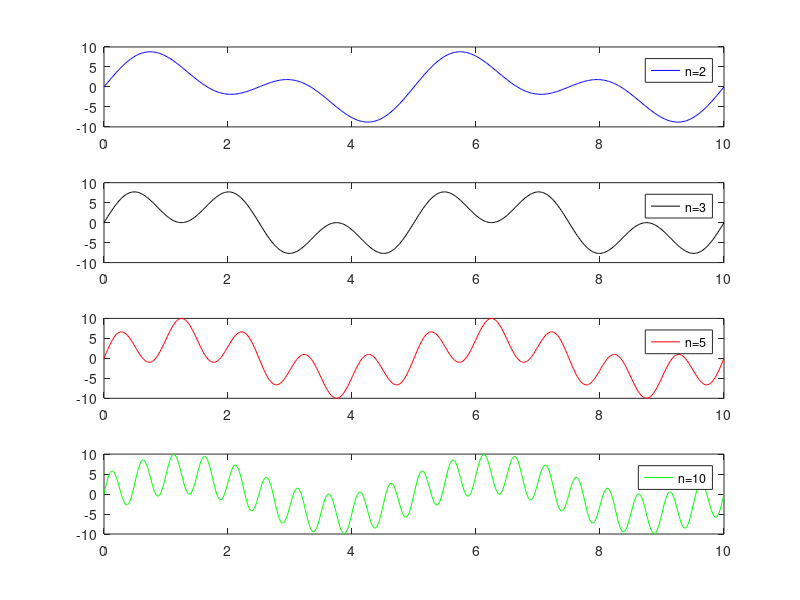

MATLAB code to generate this figure:
clear all;
close all;


% axe des temps
t = linspace(0, 10, 500);

a = 5; % amplitude
f = 100;

% signal 1;
s1 = a*sin(2*pi*f*t);

subplot(4,1,1);
i = 2;
s2 = a*sin(2*pi*f*i*t);
plot(t, s1+s2, ["b;n=" num2str(i) ";"]);

subplot(4,1,2);
i = 3
s2 = a*sin(2*pi*f*i*t);
plot(t, s1+s2, ["k;n=" num2str(i) ";"]);

subplot(4,1,3);
i = 5;
s2 = a*sin(2*pi*f*i*t);
plot(t, s1+s2, ["r;n=" num2str(i) ";"]);

subplot(4,1,4);
i = 10;
s2 = a*sin(2*pi*f*i*t);
xlabel("Temps");
plot(t, s1+s2, ["g;n=" num2str(i) ";"]);

print("multiples.png", "-dPNG");
